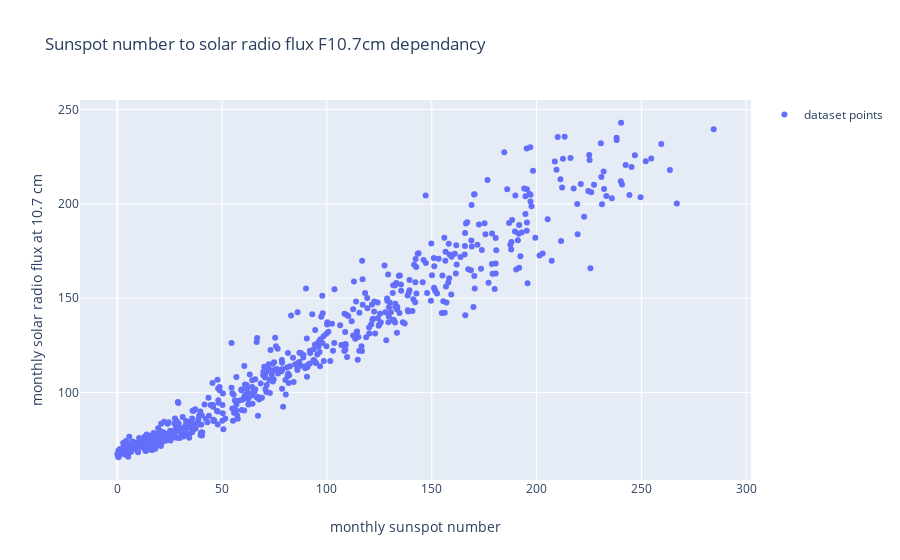

The cell this chart's notebook holds for it:
### Code cell
plot(1, [data[:,3]], [data[:,2]], 
           'monthly sunspot number', 'monthly solar radio flux at 10.7 cm',
           ['dataset points'], 'Sunspot number to solar radio flux F10.7cm dependancy',
           mode = 'markers')

### Figure 1 — Plotly figure (JSON) as saved in the notebook; plotly's stock layout.template omitted (floating-point values rounded to 4 significant figures; data arrays with more than 128 entries replaced by an {"elided": "..."} marker saying what was removed)
{"data": [{"mode": "markers", "name": "dataset points", "showlegend": true, "type": "scatter", "x": {"elided": "627 float values"}, "y": {"elided": "627 float values"}}], "layout": {"title": {"text": "Sunspot number to solar radio flux F10.7cm dependancy"}, "xaxis": {"title": {"text": "monthly sunspot number"}}, "yaxis": {"title": {"text": "monthly solar radio flux at 10.7 cm"}}}}
